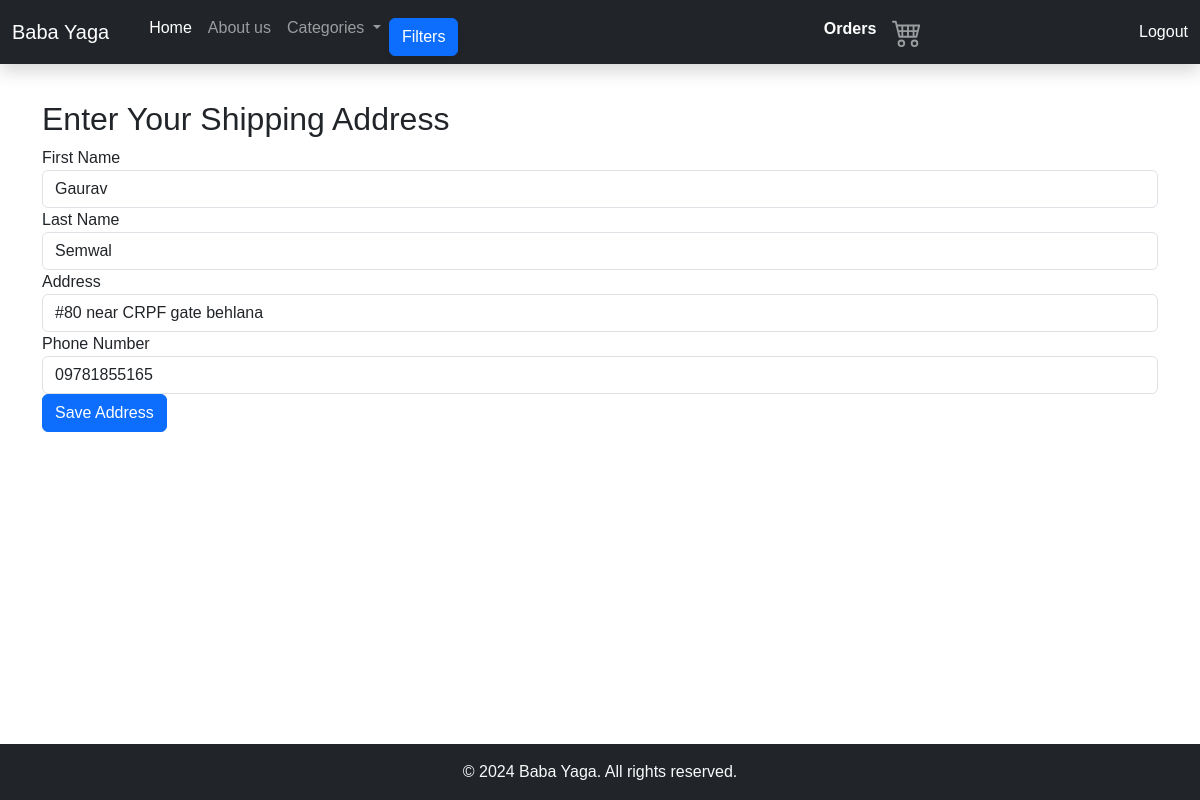
Page /checkout/address/ (signed in) on the committed database.
### shop/models.py (models this page shows, shortened)
class Address(models.Model):
    user = models.OneToOneField(User, on_delete=models.CASCADE)
    first_name = models.CharField(max_length=100)
    last_name = models.CharField(max_length=100)
    address = models.CharField(max_length=255)
    phone_number = models.CharField(max_length=15)

### shop/views.py (the view, shortened to what this page needs)
# urls.py: path('checkout/address/', AddressDetailsView.as_view(), name='address_details'),
class AddressDetailsView(View):
    @method_decorator(login_required)
    def get(self, request):
        address = Address.objects.filter(user=request.user).first()
        return render(request, 'shop/address_details.html', {'address': address})

### shop/context_processors.py (called while the page is built)
def categories(request):
    return {'categories': Category.objects.all()}

### shop/templates/shop/address_details.html (shortened to what this page needs)
{% extends 'shop/base_generic.html' %}
{% block content %}
<h2>Enter Your Shipping Address</h2>
<form method="post">
    <div class="form-group">
        <label for="first_name">First Name</label>
        <input type="text" name="first_name" id="first_name"
               value="{% if address %}{{ address.first_name }}{% else %}''{% endif %}" class="form-control" required>
    </div>
    <div class="form-group">
        <label for="last_name">Last Name</label>
        <input type="text" name="last_name" id="last_name"
               value="{% if address %}{{ address.last_name }}{% else %}''{% endif %}" class="form-control" required>
    </div>
    <div class="form-group">
        <label for="address">Address</label>
        <input type="text" name="address" id="address"
               value="{% if address %}{{ address.address }}{% else %}''{% endif %}" class="form-control" required>
    </div>
    <div class="form-group">
        <label for="phone_number">Phone Number</label>
        <input type="text" name="phone_number" id="phone_number"
               value="{% if address %}{{ address.phone_number }}{% else %}''{% endif %}" class="form-control" required>
    </div>
    <button type="submit" class="btn btn-primary">Save Address</button>
</form>
{% endblock %}

### shop/templates/shop/base_generic.html (style rules this page uses)
body { font-family: Arial, sans-serif; margin: 0; padding: 0; display: flex; flex-direction: column; min-height: 100vh; }

### rows in the picture
Address: first_name "Gaurav", last_name "Semwal", address "#80 near CRPF gate behlana", phone_number "09781855165"
